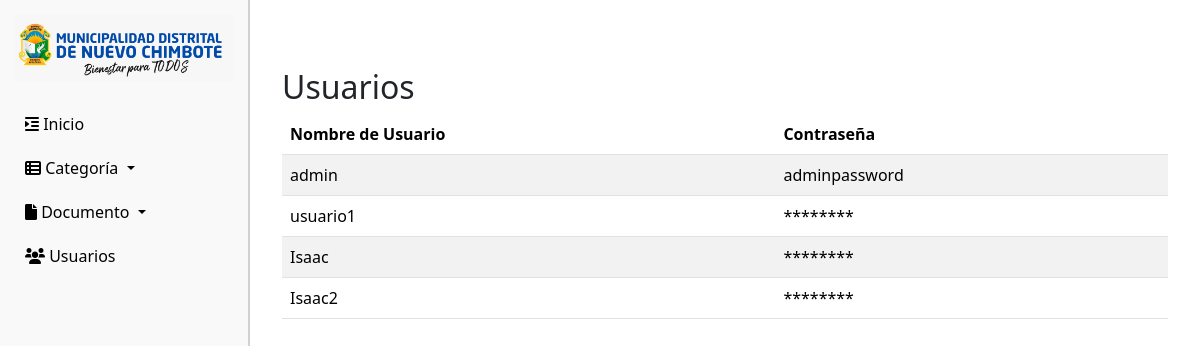
/usuarios.php (signed in), run on the app's committed database.
### tables this page shows
CREATE TABLE `usuarios` (
  `id` int(11) UNSIGNED NOT NULL,
  `username` varchar(255) NOT NULL,
  `password` varchar(255) NOT NULL
);

### public/usuarios.php (the view, shortened to what this page needs)
<?php
require_once '../connection/db.php';
$username = $_SESSION['username'];
$sql = "SELECT username, password FROM usuarios";
$stmt = $pdo->query($sql);
$usuarios = $stmt->fetchAll(PDO::FETCH_ASSOC);
?>
<!DOCTYPE html>
<html lang="es">
<head>
    <link rel="stylesheet" href="https://cdnjs.cloudflare.com/ajax/libs/font-awesome/6.0.0-beta3/css/all.min.css">
    <link href="https://cdn.jsdelivr.net/npm/bootstrap@5.3.3/dist/css/bootstrap.min.css" rel="stylesheet"
>
</head>
<body>
    <?php include '../templates/navbarAdmin.php'; ?>
    <div class="content">
        <div class="container mt-5">
            <h2>Usuarios</h2>
            <table class="table table-striped">
                <thead>
                    <tr>
                        <th>Nombre de Usuario</th>
                        <th>Contraseña</th>
                    </tr>
                </thead>
                <tbody>
                    <?php foreach ($usuarios as $usuario): ?>
                        <tr>
                            <td><?= htmlspecialchars($usuario['username']) ?></td>
                            <td><?= $usuario['username'] == $username ? htmlspecialchars($usuario['password']) : '********' ?>
                            </td>
                        </tr>
                    <?php endforeach; ?>
                </tbody>
            </table>
        </div>
    </div>
</body>
</html>

### templates/navbarAdmin.php (style rules this page uses)
.content { margin-left: 250px; padding: 20px; }

### data on the page
usuarios: username "admin", password "adminpassword"
usuarios: username "usuario1"
usuarios: username "Isaac"
usuarios: username "Isaac2"
